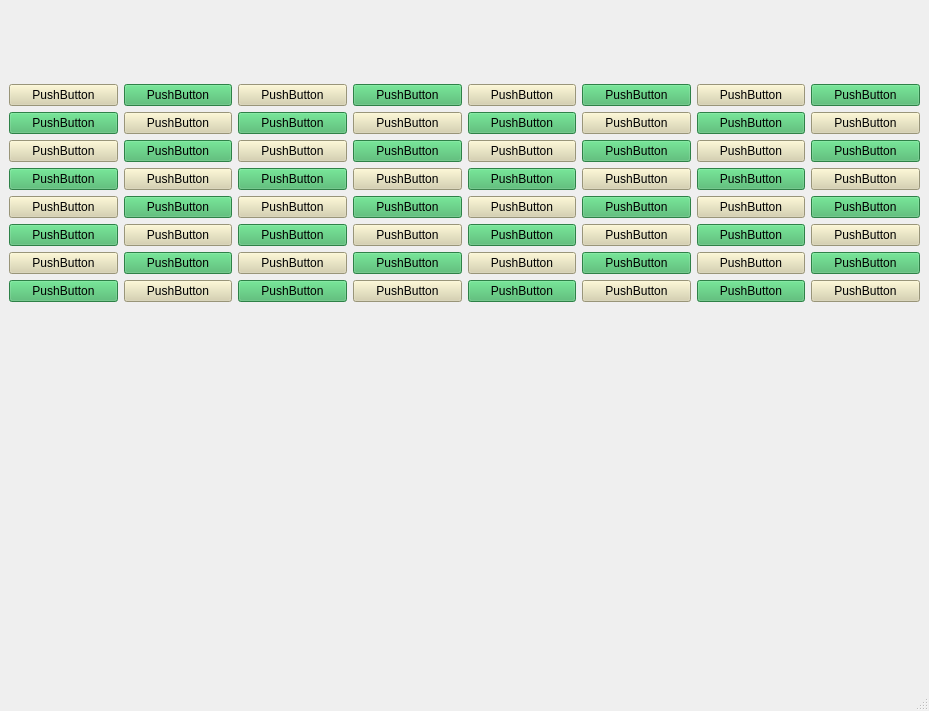
<?xml version="1.0" encoding="UTF-8"?>
<ui version="4.0">
 <class>MainWindow</class>
 <widget class="QMainWindow" name="MainWindow">
  <property name="geometry">
   <rect>
    <x>0</x>
    <y>0</y>
    <width>929</width>
    <height>711</height>
   </rect>
  </property>
  <property name="windowTitle">
   <string>MainWindow</string>
  </property>
  <widget class="QWidget" name="centralwidget">
   <layout class="QVBoxLayout" name="verticalLayout_2">
    <item>
     <widget class="QLabel" name="PlayerTurn">
      <property name="sizePolicy">
       <sizepolicy hsizetype="Minimum" vsizetype="Minimum">
        <horstretch>0</horstretch>
        <verstretch>0</verstretch>
       </sizepolicy>
      </property>
      <property name="text">
       <string/>
      </property>
      <property name="scaledContents">
       <bool>true</bool>
      </property>
      <property name="alignment">
       <set>Qt::AlignCenter</set>
      </property>
     </widget>
    </item>
    <item>
     <layout class="QVBoxLayout" name="verticalLayout">
      <item>
       <layout class="QHBoxLayout" name="horizontalLayout">
        <item>
         <widget class="QPushButton" name="field_0_0">
          <property name="styleSheet">
           <string notr="true">background-color: #d6d0a9;</string>
          </property>
          <property name="text">
           <string>PushButton</string>
          </property>
         </widget>
        </item>
        <item>
         <widget class="QPushButton" name="field_0_1">
          <property name="styleSheet">
           <string notr="true">background-color: #41b564;</string>
          </property>
          <property name="text">
           <string>PushButton</string>
          </property>
         </widget>
        </item>
        <item>
         <widget class="QPushButton" name="field_0_2">
          <property name="styleSheet">
           <string notr="true">background-color: #d6d0a9;</string>
          </property>
          <property name="text">
           <string>PushButton</string>
          </property>
         </widget>
        </item>
        <item>
         <widget class="QPushButton" name="field_0_3">
          <property name="styleSheet">
           <string notr="true">background-color: #41b564;</string>
          </property>
          <property name="text">
           <string>PushButton</string>
          </property>
         </widget>
        </item>
        <item>
         <widget class="QPushButton" name="field_0_4">
          <property name="styleSheet">
           <string notr="true">background-color: #d6d0a9;</string>
          </property>
          <property name="text">
           <string>PushButton</string>
          </property>
         </widget>
        </item>
        <item>
         <widget class="QPushButton" name="field_0_5">
          <property name="styleSheet">
           <string notr="true">background-color: #41b564;</string>
          </property>
          <property name="text">
           <string>PushButton</string>
          </property>
         </widget>
        </item>
        <item>
         <widget class="QPushButton" name="field_0_6">
          <property name="styleSheet">
           <string notr="true">background-color: #d6d0a9;</string>
          </property>
          <property name="text">
           <string>PushButton</string>
          </property>
         </widget>
        </item>
        <item>
         <widget class="QPushButton" name="field_0_7">
          <property name="styleSheet">
           <string notr="true">background-color: #41b564;</string>
          </property>
          <property name="text">
           <string>PushButton</string>
          </property>
         </widget>
        </item>
       </layout>
      </item>
      <item>
       <layout class="QHBoxLayout" name="horizontalLayout_2">
        <item>
         <widget class="QPushButton" name="field_1_0">
          <property name="styleSheet">
           <string notr="true">background-color: #41b564;</string>
          </property>
          <property name="text">
           <string>PushButton</string>
          </property>
         </widget>
        </item>
        <item>
         <widget class="QPushButton" name="field_1_1">
          <property name="styleSheet">
           <string notr="true">background-color: #d6d0a9;</string>
          </property>
          <property name="text">
           <string>PushButton</string>
          </property>
         </widget>
        </item>
        <item>
         <widget class="QPushButton" name="field_1_2">
          <property name="styleSheet">
           <string notr="true">background-color: #41b564;</string>
          </property>
          <property name="text">
           <string>PushButton</string>
          </property>
         </widget>
        </item>
        <item>
         <widget class="QPushButton" name="field_1_3">
          <property name="styleSheet">
           <string notr="true">background-color: #d6d0a9;</string>
          </property>
          <property name="text">
           <string>PushButton</string>
          </property>
         </widget>
        </item>
        <item>
         <widget class="QPushButton" name="field_1_4">
          <property name="styleSheet">
           <string notr="true">background-color: #41b564;</string>
          </property>
          <property name="text">
           <string>PushButton</string>
          </property>
         </widget>
        </item>
        <item>
         <widget class="QPushButton" name="field_1_5">
          <property name="styleSheet">
           <string notr="true">background-color: #d6d0a9;</string>
          </property>
          <property name="text">
           <string>PushButton</string>
          </property>
         </widget>
        </item>
        <item>
         <widget class="QPushButton" name="field_1_6">
          <property name="styleSheet">
           <string notr="true">background-color: #41b564;</string>
          </property>
          <property name="text">
           <string>PushButton</string>
          </property>
         </widget>
        </item>
        <item>
         <widget class="QPushButton" name="field_1_7">
          <property name="styleSheet">
           <string notr="true">background-color: #d6d0a9;</string>
          </property>
          <property name="text">
           <string>PushButton</string>
          </property>
         </widget>
        </item>
       </layout>
      </item>
      <item>
       <layout class="QHBoxLayout" name="horizontalLayout_3">
        <item>
         <widget class="QPushButton" name="field_2_0">
          <property name="styleSheet">
           <string notr="true">background-color: #d6d0a9;</string>
          </property>
          <property name="text">
           <string>PushButton</string>
          </property>
         </widget>
        </item>
        <item>
         <widget class="QPushButton" name="field_2_1">
          <property name="styleSheet">
           <string notr="true">background-color: #41b564;</string>
          </property>
          <property name="text">
           <string>PushButton</string>
          </property>
         </widget>
        </item>
        <item>
         <widget class="QPushButton" name="field_2_2">
          <property name="styleSheet">
           <string notr="true">background-color: #d6d0a9;</string>
          </property>
          <property name="text">
           <string>PushButton</string>
          </property>
         </widget>
        </item>
        <item>
         <widget class="QPushButton" name="field_2_3">
          <property name="styleSheet">
           <string notr="true">background-color: #41b564;</string>
          </property>
          <property name="text">
           <string>PushButton</string>
          </property>
         </widget>
        </item>
        <item>
         <widget class="QPushButton" name="field_2_4">
          <property name="styleSheet">
           <string notr="true">background-color: #d6d0a9;</string>
          </property>
          <property name="text">
           <string>PushButton</string>
          </property>
         </widget>
        </item>
        <item>
         <widget class="QPushButton" name="field_2_5">
          <property name="styleSheet">
           <string notr="true">background-color: #41b564;</string>
          </property>
          <property name="text">
           <string>PushButton</string>
          </property>
         </widget>
        </item>
        <item>
         <widget class="QPushButton" name="field_2_6">
          <property name="styleSheet">
           <string notr="true">background-color: #d6d0a9;</string>
          </property>
          <property name="text">
           <string>PushButton</string>
          </property>
         </widget>
        </item>
        <item>
         <widget class="QPushButton" name="field_2_7">
          <property name="styleSheet">
           <string notr="true">background-color: #41b564;</string>
          </property>
          <property name="text">
           <string>PushButton</string>
          </property>
         </widget>
        </item>
       </layout>
      </item>
      <item>
       <layout class="QHBoxLayout" name="horizontalLayout_4">
        <item>
         <widget class="QPushButton" name="field_3_0">
          <property name="styleSheet">
           <string notr="true">background-color: #41b564;</string>
          </property>
          <property name="text">
           <string>PushButton</string>
          </property>
         </widget>
        </item>
        <item>
         <widget class="QPushButton" name="field_3_1">
          <property name="styleSheet">
           <string notr="true">background-color: #d6d0a9;</string>
          </property>
          <property name="text">
           <string>PushButton</string>
          </property>
         </widget>
        </item>
        <item>
         <widget class="QPushButton" name="field_3_2">
          <property name="styleSheet">
           <string notr="true">background-color: #41b564;</string>
          </property>
          <property name="text">
           <string>PushButton</string>
          </property>
         </widget>
        </item>
        <item>
         <widget class="QPushButton" name="field_3_3">
          <property name="styleSheet">
           <string notr="true">background-color: #d6d0a9;</string>
          </property>
          <property name="text">
           <string>PushButton</string>
          </property>
         </widget>
        </item>
        <item>
         <widget class="QPushButton" name="field_3_4">
          <property name="styleSheet">
           <string notr="true">background-color: #41b564;</string>
          </property>
          <property name="text">
           <string>PushButton</string>
          </property>
         </widget>
        </item>
        <item>
         <widget class="QPushButton" name="field_3_5">
          <property name="styleSheet">
           <string notr="true">background-color: #d6d0a9;</string>
          </property>
          <property name="text">
           <string>PushButton</string>
          </property>
         </widget>
        </item>
        <item>
         <widget class="QPushButton" name="field_3_6">
          <property name="styleSheet">
           <string notr="true">background-color: #41b564;</string>
          </property>
          <property name="text">
           <string>PushButton</string>
          </property>
         </widget>
        </item>
        <item>
         <widget class="QPushButton" name="field_3_7">
          <property name="styleSheet">
           <string notr="true">background-color: #d6d0a9;</string>
          </property>
          <property name="text">
           <string>PushButton</string>
          </property>
         </widget>
        </item>
       </layout>
      </item>
      <item>
       <layout class="QHBoxLayout" name="horizontalLayout_5">
        <item>
         <widget class="QPushButton" name="field_4_0">
          <property name="styleSheet">
           <string notr="true">background-color: #d6d0a9;</string>
          </property>
          <property name="text">
           <string>PushButton</string>
          </property>
         </widget>
        </item>
        <item>
         <widget class="QPushButton" name="field_4_1">
          <property name="styleSheet">
           <string notr="true">background-color: #41b564;</string>
          </property>
          <property name="text">
           <string>PushButton</string>
          </property>
         </widget>
        </item>
        <item>
         <widget class="QPushButton" name="field_4_2">
          <property name="styleSheet">
           <string notr="true">background-color: #d6d0a9;</string>
          </property>
          <property name="text">
           <string>PushButton</string>
          </property>
         </widget>
        </item>
        <item>
         <widget class="QPushButton" name="field_4_3">
          <property name="styleSheet">
           <string notr="true">background-color: #41b564;</string>
          </property>
          <property name="text">
           <string>PushButton</string>
          </property>
         </widget>
        </item>
        <item>
         <widget class="QPushButton" name="field_4_4">
          <property name="styleSheet">
           <string notr="true">background-color: #d6d0a9;</string>
          </property>
          <property name="text">
           <string>PushButton</string>
          </property>
         </widget>
        </item>
        <item>
         <widget class="QPushButton" name="field_4_5">
          <property name="styleSheet">
           <string notr="true">background-color: #41b564;</string>
          </property>
          <property name="text">
           <string>PushButton</string>
          </property>
         </widget>
        </item>
        <item>
         <widget class="QPushButton" name="field_4_6">
          <property name="styleSheet">
           <string notr="true">background-color: #d6d0a9;</string>
          </property>
          <property name="text">
           <string>PushButton</string>
          </property>
         </widget>
        </item>
        <item>
         <widget class="QPushButton" name="field_4_7">
          <property name="styleSheet">
           <string notr="true">background-color: #41b564;</string>
          </property>
          <property name="text">
           <string>PushButton</string>
          </property>
         </widget>
        </item>
       </layout>
      </item>
      <item>
       <layout class="QHBoxLayout" name="horizontalLayout_6">
        <item>
         <widget class="QPushButton" name="field_5_0">
          <property name="styleSheet">
           <string notr="true">background-color: #41b564;</string>
          </property>
          <property name="text">
           <string>PushButton</string>
          </property>
         </widget>
        </item>
        <item>
         <widget class="QPushButton" name="field_5_1">
          <property name="styleSheet">
           <string notr="true">background-color: #d6d0a9;</string>
          </property>
          <property name="text">
           <string>PushButton</string>
          </property>
         </widget>
        </item>
        <item>
         <widget class="QPushButton" name="field_5_2">
          <property name="styleSheet">
           <string notr="true">background-color: #41b564;</string>
          </property>
          <property name="text">
           <string>PushButton</string>
          </property>
         </widget>
        </item>
        <item>
         <widget class="QPushButton" name="field_5_3">
          <property name="styleSheet">
           <string notr="true">background-color: #d6d0a9;</string>
          </property>
          <property name="text">
           <string>PushButton</string>
          </property>
         </widget>
        </item>
        <item>
         <widget class="QPushButton" name="field_5_4">
          <property name="styleSheet">
           <string notr="true">background-color: #41b564;</string>
          </property>
          <property name="text">
           <string>PushButton</string>
          </property>
         </widget>
        </item>
        <item>
         <widget class="QPushButton" name="field_5_5">
          <property name="styleSheet">
           <string notr="true">background-color: #d6d0a9;</string>
          </property>
          <property name="text">
           <string>PushButton</string>
          </property>
         </widget>
        </item>
        <item>
         <widget class="QPushButton" name="field_5_6">
          <property name="styleSheet">
           <string notr="true">background-color: #41b564;</string>
          </property>
          <property name="text">
           <string>PushButton</string>
          </property>
         </widget>
        </item>
        <item>
         <widget class="QPushButton" name="field_5_7">
          <property name="styleSheet">
           <string notr="true">background-color: #d6d0a9;</string>
          </property>
          <property name="text">
           <string>PushButton</string>
          </property>
         </widget>
        </item>
       </layout>
      </item>
      <item>
       <layout class="QHBoxLayout" name="horizontalLayout_7">
        <item>
         <widget class="QPushButton" name="field_6_0">
          <property name="styleSheet">
           <string notr="true">background-color: #d6d0a9;</string>
          </property>
          <property name="text">
           <string>PushButton</string>
          </property>
         </widget>
        </item>
        <item>
         <widget class="QPushButton" name="field_6_1">
          <property name="styleSheet">
           <string notr="true">background-color: #41b564;</string>
          </property>
          <property name="text">
           <string>PushButton</string>
          </property>
         </widget>
        </item>
        <item>
         <widget class="QPushButton" name="field_6_2">
          <property name="styleSheet">
           <string notr="true">background-color: #d6d0a9;</string>
          </property>
          <property name="text">
           <string>PushButton</string>
          </property>
         </widget>
        </item>
        <item>
         <widget class="QPushButton" name="field_6_3">
          <property name="styleSheet">
           <string notr="true">background-color: #41b564;</string>
          </property>
          <property name="text">
           <string>PushButton</string>
          </property>
         </widget>
        </item>
        <item>
         <widget class="QPushButton" name="field_6_4">
          <property name="styleSheet">
           <string notr="true">background-color: #d6d0a9;</string>
          </property>
          <property name="text">
           <string>PushButton</string>
          </property>
         </widget>
        </item>
        <item>
         <widget class="QPushButton" name="field_6_5">
          <property name="styleSheet">
           <string notr="true">background-color: #41b564;</string>
          </property>
          <property name="text">
           <string>PushButton</string>
          </property>
         </widget>
        </item>
        <item>
         <widget class="QPushButton" name="field_6_6">
          <property name="styleSheet">
           <string notr="true">background-color: #d6d0a9;</string>
          </property>
          <property name="text">
           <string>PushButton</string>
          </property>
         </widget>
        </item>
        <item>
         <widget class="QPushButton" name="field_6_7">
          <property name="styleSheet">
           <string notr="true">background-color: #41b564;</string>
          </property>
          <property name="text">
           <string>PushButton</string>
          </property>
         </widget>
        </item>
       </layout>
      </item>
      <item>
       <layout class="QHBoxLayout" name="horizontalLayout_8">
        <item>
         <widget class="QPushButton" name="field_7_0">
          <property name="styleSheet">
           <string notr="true">background-color: #41b564;</string>
          </property>
          <property name="text">
           <string>PushButton</string>
          </property>
         </widget>
        </item>
        <item>
         <widget class="QPushButton" name="field_7_1">
          <property name="styleSheet">
           <string notr="true">background-color: #d6d0a9;</string>
          </property>
          <property name="text">
           <string>PushButton</string>
          </property>
         </widget>
        </item>
        <item>
         <widget class="QPushButton" name="field_7_2">
          <property name="styleSheet">
           <string notr="true">background-color: #41b564;</string>
          </property>
          <property name="text">
           <string>PushButton</string>
          </property>
         </widget>
        </item>
        <item>
         <widget class="QPushButton" name="field_7_3">
          <property name="styleSheet">
           <string notr="true">background-color: #d6d0a9;</string>
          </property>
          <property name="text">
           <string>PushButton</string>
          </property>
         </widget>
        </item>
        <item>
         <widget class="QPushButton" name="field_7_4">
          <property name="styleSheet">
           <string notr="true">background-color: #41b564;</string>
          </property>
          <property name="text">
           <string>PushButton</string>
          </property>
         </widget>
        </item>
        <item>
         <widget class="QPushButton" name="field_7_5">
          <property name="styleSheet">
           <string notr="true">background-color: #d6d0a9;</string>
          </property>
          <property name="text">
           <string>PushButton</string>
          </property>
         </widget>
        </item>
        <item>
         <widget class="QPushButton" name="field_7_6">
          <property name="styleSheet">
           <string notr="true">background-color: #41b564;</string>
          </property>
          <property name="text">
           <string>PushButton</string>
          </property>
         </widget>
        </item>
        <item>
         <widget class="QPushButton" name="field_7_7">
          <property name="styleSheet">
           <string notr="true">background-color: #d6d0a9;</string>
          </property>
          <property name="text">
           <string>PushButton</string>
          </property>
         </widget>
        </item>
       </layout>
      </item>
     </layout>
    </item>
    <item>
     <spacer name="verticalSpacer">
      <property name="orientation">
       <enum>Qt::Vertical</enum>
      </property>
      <property name="sizeType">
       <enum>QSizePolicy::Minimum</enum>
      </property>
      <property name="sizeHint" stdset="0">
       <size>
        <width>20</width>
        <height>378</height>
       </size>
      </property>
     </spacer>
    </item>
   </layout>
  </widget>
  <widget class="QMenuBar" name="menubar">
   <property name="geometry">
    <rect>
     <x>0</x>
     <y>0</y>
     <width>929</width>
     <height>20</height>
    </rect>
   </property>
  </widget>
  <widget class="QStatusBar" name="statusbar"/>
 </widget>
 <resources/>
 <connections/>
</ui>
